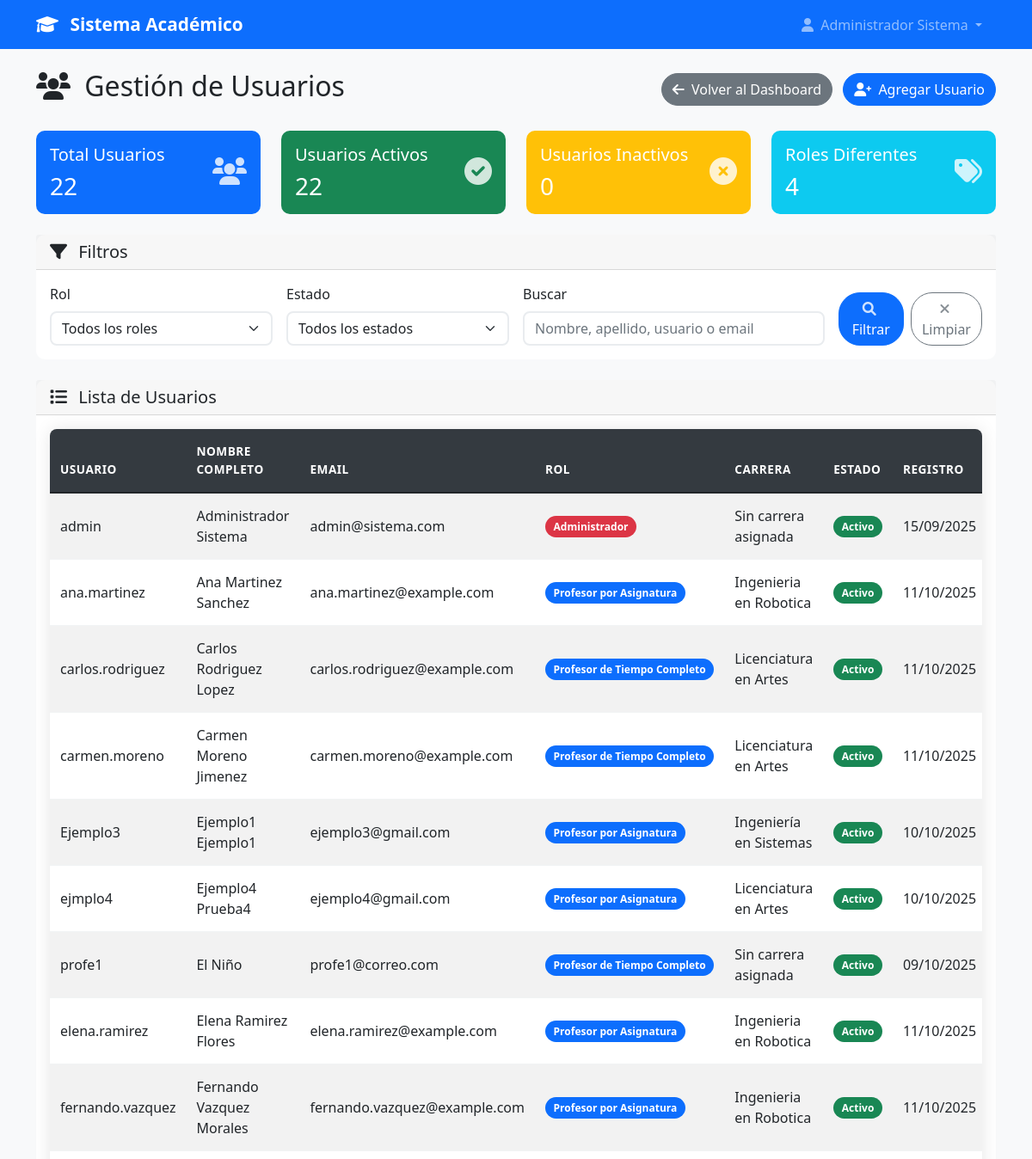
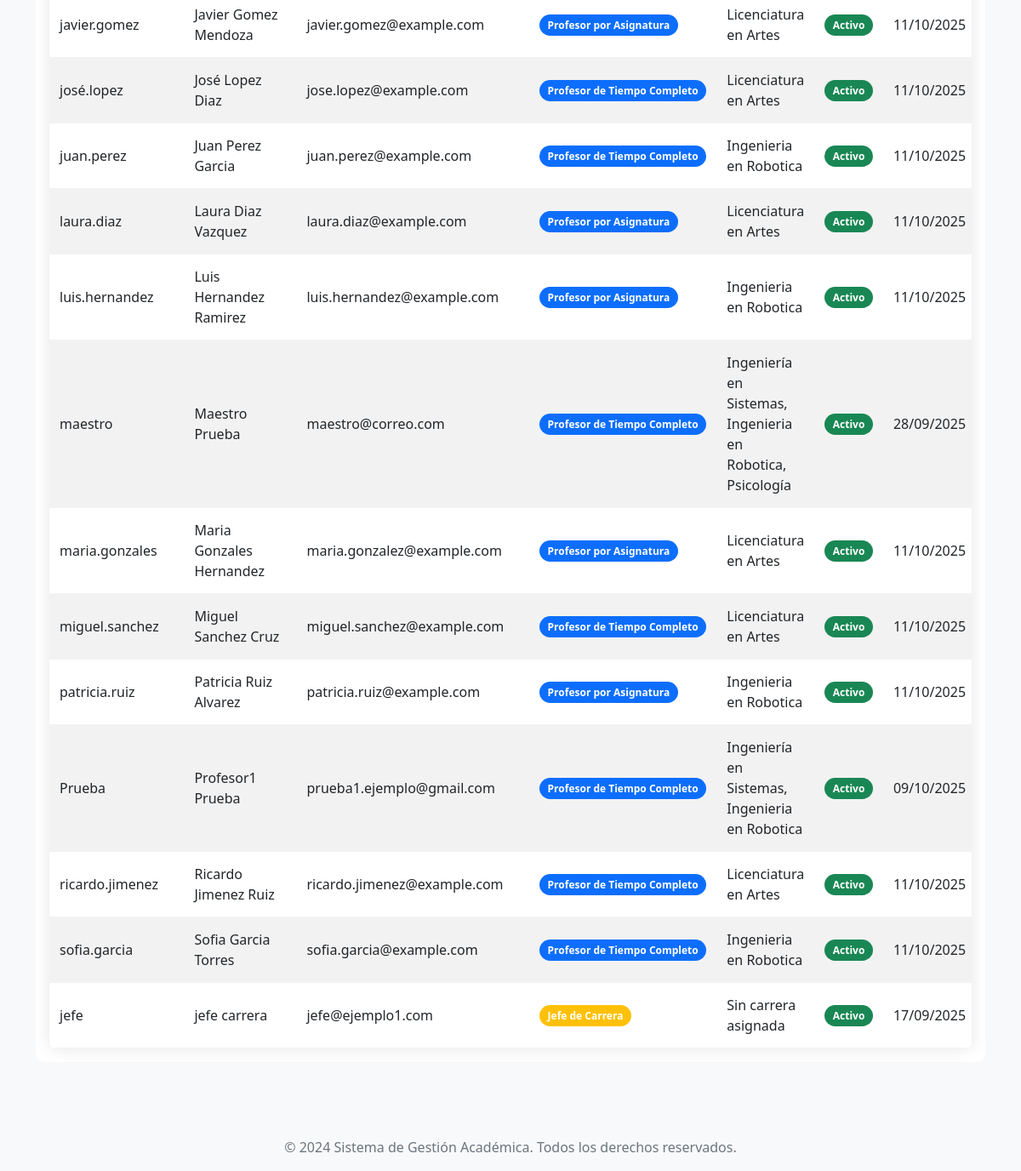
The app's page /admin/usuarios (signed in) with its own data (2 pictures, top to bottom).
### models.py (models this page shows, shortened)
class User(UserMixin, db.Model):
    id = db.Column(db.Integer, primary_key=True)
    username = db.Column(db.String(80), unique=True, nullable=False)
    email = db.Column(db.String(120), unique=True, nullable=False)
    password_hash = db.Column(db.String(120), nullable=False)
    nombre = db.Column(db.String(100), nullable=False)
    apellido = db.Column(db.String(100), nullable=False)
    telefono = db.Column(db.String(20))
    imagen_perfil = db.Column(db.String(200))  # Ruta de la imagen de perfil
    rol = db.Column(db.String(20), nullable=False)
    tipo_profesor = db.Column(db.String(20))
    carreras = db.relationship('Carrera', secondary=user_carreras, backref=db.backref('usuarios', lazy=True))
    materias = db.relationship('Materia', secondary='profesor_materias', backref=db.backref('profesores', lazy=True))
    carrera_id = db.Column(db.Integer, db.ForeignKey('carrera.id'))
    carrera = db.relationship('Carrera', foreign_keys=[carrera_id], backref=db.backref('jefe_carrera', uselist=False))
    fecha_registro = db.Column(db.DateTime, default=datetime.utcnow)
    activo = db.Column(db.Boolean, default=True)
    def get_nombre_completo(self):
        return f"{self.nombre} {self.apellido}"
    def is_admin(self):
        return self.rol == 'admin'
    def get_rol_display(self):
        roles = {
            'admin': 'Administrador',
            'jefe_carrera': 'Jefe de Carrera',
            'profesor_completo': 'Profesor de Tiempo Completo',
            'profesor_asignatura': 'Profesor por Asignatura'
        }
        return roles.get(self.rol, self.rol)
    def get_carrera_nombre(self):
        if not self.carreras:
            return 'Sin carrera asignada'
        if len(self.carreras) == 1:
            return self.carreras[0].nombre
        else:
            return ', '.join([c.nombre for c in self.carreras])

class Carrera(db.Model):
    id = db.Column(db.Integer, primary_key=True)
    nombre = db.Column(db.String(150), nullable=False, unique=True)
    codigo = db.Column(db.String(10), nullable=False, unique=True)  # Ej: "ING-SIS", "MED", etc.
    descripcion = db.Column(db.Text)
    facultad = db.Column(db.String(100))
    activa = db.Column(db.Boolean, default=True)
    fecha_creacion = db.Column(db.DateTime, default=datetime.utcnow)
    creada_por = db.Column(db.Integer, db.ForeignKey('user.id'), nullable=False)
    creador = db.relationship('User', foreign_keys=[creada_por], backref=db.backref('carreras_creadas', lazy=True))

### app.py (the view, shortened to what this page needs)
@app.route('/admin/usuarios')
@login_required
def gestionar_usuarios():
    if not current_user.is_admin():
        flash('No tienes permisos para acceder a esta página.', 'error')
        return redirect(url_for('dashboard'))
    rol_filter = request.args.get('rol', '')
    activo_filter = request.args.get('activo', '')
    busqueda = request.args.get('busqueda', '')
    query = User.query
    if rol_filter:
        if rol_filter == 'profesor':
            query = query.filter(User.rol.in_(['profesor_completo', 'profesor_asignatura']))
        else:
            query = query.filter_by(rol=rol_filter)
    if activo_filter:
        if activo_filter == 'activos':
            query = query.filter_by(activo=True)
        elif activo_filter == 'inactivos':
            query = query.filter_by(activo=False)
    usuarios = query.order_by(User.nombre, User.apellido).all()
    total_usuarios = len(usuarios)
    usuarios_activos = sum(1 for u in usuarios if u.activo)
    usuarios_inactivos = total_usuarios - usuarios_activos
    roles_count = {}
    for usuario in usuarios:
        rol_display = usuario.get_rol_display()
        roles_count[rol_display] = roles_count.get(rol_display, 0) + 1
    return render_template('admin/usuarios.html',
                         usuarios=usuarios,
                         total_usuarios=total_usuarios,
                         usuarios_activos=usuarios_activos,
                         usuarios_inactivos=usuarios_inactivos,
                         roles_count=roles_count,
                         filtros_activos={
                             'rol': rol_filter,
                             'activo': activo_filter,
                             'busqueda': busqueda
                         })

### app.py (called while the page is built)
@login_manager.user_loader
def load_user(user_id):
    return User.query.get(int(user_id))

@app.context_processor
def inject_user_counts():
    if current_user.is_authenticated and current_user.is_admin():
        return dict(
            total_users=User.query.count(),
            total_admins=User.query.filter_by(rol='admin').count(),
            total_jefes=User.query.filter_by(rol='jefe_carrera').count(),
            total_profesores=User.query.filter(User.rol.in_(['profesor_completo', 'profesor_asignatura'])).count()
        )
    return dict()

### templates/admin/usuarios.html (shortened to what this page needs)
{% extends "base.html" %}
{% block content %}
<div class="row">
    <div class="col-12">
        <div class="d-flex justify-content-between align-items-center mb-4">
            <h2>
                <i class="fas fa-users me-2"></i>
                Gestión de Usuarios
            </h2>
            <div>
                <a href="{{ url_for('dashboard') }}" class="btn btn-secondary me-2">
                    <i class="fas fa-arrow-left me-1"></i>
                    Volver al Dashboard
                </a>
                <a href="{{ url_for('agregar_usuario') }}" class="btn btn-primary">
                    <i class="fas fa-user-plus me-1"></i>
                    Agregar Usuario
                </a>
            </div>
        </div>
    </div>
</div>
<div class="row mb-4">
    <div class="col-md-3">
        <div class="card bg-primary text-white">
            <div class="card-body">
                <div class="d-flex align-items-center">
                    <div class="flex-grow-1">
                        <h5 class="card-title">Total Usuarios</h5>
                        <h3 class="mb-0">{{ total_usuarios }}</h3>
                    </div>
                    <div class="flex-shrink-0">
                        <i class="fas fa-users fa-2x"></i>
                    </div>
                </div>
            </div>
        </div>
    </div>
    <div class="col-md-3">
        <div class="card bg-success text-white">
            <div class="card-body">
                <div class="d-flex align-items-center">
                    <div class="flex-grow-1">
                        <h5 class="card-title">Usuarios Activos</h5>
                        <h3 class="mb-0">{{ usuarios_activos }}</h3>
                    </div>
                    <div class="flex-shrink-0">
                        <i class="fas fa-check-circle fa-2x"></i>
                    </div>
                </div>
            </div>
        </div>
    </div>
    <div class="col-md-3">
        <div class="card bg-warning text-white">
            <div class="card-body">
                <div class="d-flex align-items-center">
                    <div class="flex-grow-1">
                        <h5 class="card-title">Usuarios Inactivos</h5>
                        <h3 class="mb-0">{{ usuarios_inactivos }}</h3>
                    </div>
                    <div class="flex-shrink-0">
                        <i class="fas fa-times-circle fa-2x"></i>
                    </div>
                </div>
            </div>
        </div>
    </div>
    <div class="col-md-3">
        <div class="card bg-info text-white">
            <div class="card-body">
                <div class="d-flex align-items-center">
                    <div class="flex-grow-1">
                        <h5 class="card-title">Roles Diferentes</h5>
                        <h3 class="mb-0">{{ roles_count|length }}</h3>
                    </div>
                    <div class="flex-shrink-0">
                        <i class="fas fa-tags fa-2x"></i>
                    </div>
                </div>
            </div>
        </div>
    </div>
</div>
<div class="row mb-4">
    <div class="col-12">
        <div class="card">
            <div class="card-header">
                <h5 class="mb-0">
                    <i class="fas fa-filter me-2"></i>
                    Filtros
                </h5>
            </div>
            <div class="card-body">
                <form method="GET" class="row g-3">
                    <div class="col-md-3">
                        <label for="rol" class="form-label">Rol</label>
                        <select class="form-select" id="rol" name="rol">
                            <option value="">Todos los roles</option>
                        </select>
                    </div>
                    <div class="col-md-3">
                        <label for="activo" class="form-label">Estado</label>
                        <select class="form-select" id="activo" name="activo">
                            <option value="">Todos los estados</option>
                        </select>
                    </div>
                    <div class="col-md-4">
                        <label for="busqueda" class="form-label">Buscar</label>
                        <input type="text" class="form-control" id="busqueda" name="busqueda"
                               placeholder="Nombre, apellido, usuario o email" value="{{ filtros_activos['busqueda'] or '' }}">
                    </div>
                    <div class="col-md-2 d-flex align-items-end gap-2">
                        <button type="submit" class="btn btn-primary">
                            <i class="fas fa-search me-1"></i>
                            Filtrar
                        </button>
                        <a href="{{ url_for('gestionar_usuarios') }}" class="btn btn-outline-secondary">
                            <i class="fas fa-times me-1"></i>
                            Limpiar
                        </a>
                    </div>
                </form>
            </div>
        </div>
    </div>
</div>
<div class="row">
    <div class="col-12">
        <div class="card">
            <div class="card-header">
                <h5 class="mb-0">
                    <i class="fas fa-list me-2"></i>
                    Lista de Usuarios
                </h5>
            </div>
            <div class="card-body">
                {% if usuarios %}
                    <div class="table-responsive">
                        <table class="table table-striped table-hover">
                            <thead class="table-dark">
                                <tr>
                                    <th>Usuario</th>
                                    <th>Nombre Completo</th>
                                    <th>Email</th>
                                    <th>Rol</th>
                                    <th>Carrera</th>
                                    <th>Estado</th>
                                    <th>Registro</th>
                                </tr>
                            </thead>
                            <tbody>
                                {% for usuario in usuarios %}
                                <tr>
                                    <td>{{ usuario.username }}</td>
                                    <td>{{ usuario.get_nombre_completo() }}</td>
                                    <td>{{ usuario.email }}</td>
                                    <td>
                                        <span class="badge bg-{% if usuario.rol == 'admin' %}danger{% elif usuario.rol == 'jefe_carrera' %}warning{% else %}primary{% endif %}">
                                            {{ usuario.get_rol_display() }}
                                        </span>
                                    </td>
                                    <td>{{ usuario.get_carrera_nombre() }}</td>
                                    <td>
                                        {% if usuario.activo %}
                                            <span class="badge bg-success">Activo</span>
                                        {% else %}
                                            <span class="badge bg-danger">Inactivo</span>
                                        {% endif %}
                                    </td>
                                    <td>{{ usuario.fecha_registro.strftime('%d/%m/%Y') }}</td>
                                </tr>
                                {% endfor %}
                            </tbody>
                        </table>
                    </div>
                {% endif %}
            </div>
        </div>
    </div>
</div>
{% endblock %}

### templates/base.html (shortened to what this page needs)
<!DOCTYPE html>
<html lang="es">
<head>
    <link href="https://cdn.jsdelivr.net/npm/bootstrap@5.1.3/dist/css/bootstrap.min.css" rel="stylesheet">
    <link rel="stylesheet" href="https://cdnjs.cloudflare.com/ajax/libs/font-awesome/6.0.0/css/all.min.css">
    <link rel="stylesheet" href="{{ url_for('static', filename='css/style.css') }}">
</head>
<body>
    <nav class="navbar navbar-expand-lg navbar-dark bg-primary">
        <div class="container">
            <a class="navbar-brand" href="{{ url_for('index') }}">
                <i class="fas fa-graduation-cap me-2"></i>
                Sistema Académico
            </a>
            <div class="collapse navbar-collapse" id="navbarNav">
                <ul class="navbar-nav ms-auto">
                    {% if current_user.is_authenticated %}
                        <li class="nav-item dropdown">
                            <a class="nav-link dropdown-toggle" href="#" id="navbarDropdown" role="button" data-bs-toggle="dropdown">
                                <i class="fas fa-user me-1"></i>
                                {{ current_user.get_nombre_completo() }}
                            </a>
                        </li>
                    {% endif %}
                </ul>
            </div>
        </div>
    </nav>
    <main class="py-4">
        <div class="container">
            {% block content %}{% endblock %}
        </div>
    </main>
    <footer class="bg-light text-center py-3 mt-5">
        <div class="container">
            <p class="text-muted mb-0">&copy; 2024 Sistema de Gestión Académica. Todos los derechos reservados.</p>
        </div>
    </footer>
</body>
</html>

### static/css/style.css (style rules this page uses)
.table-responsive { border-radius: 8px; overflow: hidden; box-shadow: 0 0 20px rgba(0, 0, 0, 0.1); }
.table { margin-bottom: 0; background-color: white; }
.table thead th { background-color: #343a40; color: white; border: none; font-weight: 600; text-transform: uppercase; font-size: 0.85rem; letter-spacing: 0.5px; padding: 1rem 0.75rem; position: sticky; top: 0; z-index: 10; }
.table tbody tr { transition: all 0.2s ease; border-bottom: 1px solid #f1f3f4; }
.table td { padding: 0.875rem 0.75rem; vertical-align: middle; border: none; }
.table .badge { font-size: 0.75rem; padding: 0.4rem 0.6rem; }
body { font-family: 'Segoe UI', Tahoma, Geneva, Verdana, sans-serif; background-color: #f8f9fa; }
.navbar-brand { font-weight: bold; font-size: 1.3rem; }
.card { transition: transform 0.2s ease-in-out, box-shadow 0.2s ease-in-out; border: none; border-radius: 10px; }
.btn { border-radius: 25px; font-weight: 500; transition: all 0.3s ease; }
.form-control, .form-select { border-radius: 8px; border: 2px solid #e9ecef; transition: border-color 0.3s ease; }
.card-body i { opacity: 0.8; }
footer { margin-top: auto; }
.card { animation: fadeIn 0.5s ease-out; }
.badge { border-radius: 15px; padding: 0.5rem 1rem; }
.card .btn { transition: all 0.2s ease; }
.navbar .nav-link.dropdown-toggle { position: relative; transition: all 0.3s ease; border-radius: 8px; padding: 0.5rem 1rem !important; }
.navbar .nav-link.dropdown-toggle::before { content: ''; position: absolute; top: 0; left: 0; right: 0; bottom: 0; background: linear-gradient(45deg, transparent 30%, rgba(255, 255, 255, 0.2) 50%, transparent 70%); opacity: 0; transition: opacity 0.3s ease; border-radius: 8px; pointer-events: none; }

### records on screen
User: get_nombre_completo "Administrador Sistema", username "admin", email "admin@sistema.com", rol "Administrador", get_carrera_nombre "Sin carrera asignada", activo "Activo", fecha_registro "15/09/2025"
User: username "ana.martinez", get_nombre_completo "Ana Martinez Sanchez", email "ana.martinez@example.com", rol "Profesor por Asignatura", get_carrera_nombre "Ingenieria en Robotica", activo "Activo", fecha_registro "11/10/2025"
User: username "carlos.rodriguez", get_nombre_completo "Carlos Rodriguez Lopez", email "carlos.rodriguez@example.com", rol "Profesor de Tiempo Completo", get_carrera_nombre "Licenciatura en Artes", activo "Activo", fecha_registro "11/10/2025"
User: username "carmen.moreno", get_nombre_completo "Carmen Moreno Jimenez", email "carmen.moreno@example.com", rol "Profesor de Tiempo Completo", get_carrera_nombre "Licenciatura en Artes", activo "Activo", fecha_registro "11/10/2025"
User: username "Ejemplo3", get_nombre_completo "Ejemplo1 Ejemplo1", email "ejemplo3@gmail.com", rol "Profesor por Asignatura", get_carrera_nombre "Ingeniería en Sistemas", activo "Activo", fecha_registro "10/10/2025"
User: username "ejmplo4", get_nombre_completo "Ejemplo4 Prueba4", email "ejemplo4@gmail.com", rol "Profesor por Asignatura", get_carrera_nombre "Licenciatura en Artes", activo "Activo", fecha_registro "10/10/2025"
User: username "profe1", get_nombre_completo "El Niño", email "profe1@correo.com", rol "Profesor de Tiempo Completo", get_carrera_nombre "Sin carrera asignada", activo "Activo", fecha_registro "09/10/2025"
User: username "elena.ramirez", get_nombre_completo "Elena Ramirez Flores", email "elena.ramirez@example.com", rol "Profesor por Asignatura", get_carrera_nombre "Ingenieria en Robotica", activo "Activo", fecha_registro "11/10/2025"
User: username "fernando.vazquez", get_nombre_completo "Fernando Vazquez Morales", email "fernando.vazquez@example.com", rol "Profesor por Asignatura", get_carrera_nombre "Ingenieria en Robotica", activo "Activo", fecha_registro "11/10/2025"
User: username "javier.gomez", get_nombre_completo "Javier Gomez Mendoza", email "javier.gomez@example.com", rol "Profesor por Asignatura", get_carrera_nombre "Licenciatura en Artes", activo "Activo", fecha_registro "11/10/2025"
User: username "josé.lopez", get_nombre_completo "José Lopez Diaz", email "jose.lopez@example.com", rol "Profesor de Tiempo Completo", get_carrera_nombre "Licenciatura en Artes", activo "Activo", fecha_registro "11/10/2025"
User: username "juan.perez", get_nombre_completo "Juan Perez Garcia", email "juan.perez@example.com", rol "Profesor de Tiempo Completo", get_carrera_nombre "Ingenieria en Robotica", activo "Activo", fecha_registro "11/10/2025"
User: username "laura.diaz", get_nombre_completo "Laura Diaz Vazquez", email "laura.diaz@example.com", rol "Profesor por Asignatura", get_carrera_nombre "Licenciatura en Artes", activo "Activo", fecha_registro "11/10/2025"
User: username "luis.hernandez", get_nombre_completo "Luis Hernandez Ramirez", email "luis.hernandez@example.com", rol "Profesor por Asignatura", get_carrera_nombre "Ingenieria en Robotica", activo "Activo", fecha_registro "11/10/2025"
User: username "maestro", get_nombre_completo "Maestro Prueba", email "maestro@correo.com", rol "Profesor de Tiempo Completo", get_carrera_nombre "Ingeniería en Sistemas, Ingenieria en Robotica, Psicología", activo "Activo", fecha_registro "28/09/2025"
User: username "maria.gonzales", get_nombre_completo "Maria Gonzales Hernandez", email "maria.gonzalez@example.com", rol "Profesor por Asignatura", get_carrera_nombre "Licenciatura en Artes", activo "Activo", fecha_registro "11/10/2025"
User: username "miguel.sanchez", get_nombre_completo "Miguel Sanchez Cruz", email "miguel.sanchez@example.com", rol "Profesor de Tiempo Completo", get_carrera_nombre "Licenciatura en Artes", activo "Activo", fecha_registro "11/10/2025"
User: username "patricia.ruiz", get_nombre_completo "Patricia Ruiz Alvarez", email "patricia.ruiz@example.com", rol "Profesor por Asignatura", get_carrera_nombre "Ingenieria en Robotica", activo "Activo", fecha_registro "11/10/2025"
User: username "Prueba", get_nombre_completo "Profesor1 Prueba", email "prueba1.ejemplo@gmail.com", rol "Profesor de Tiempo Completo", get_carrera_nombre "Ingeniería en Sistemas, Ingenieria en Robotica", activo "Activo", fecha_registro "09/10/2025"
User: username "ricardo.jimenez", get_nombre_completo "Ricardo Jimenez Ruiz", email "ricardo.jimenez@example.com", rol "Profesor de Tiempo Completo", get_carrera_nombre "Licenciatura en Artes", activo "Activo", fecha_registro "11/10/2025"
User: username "sofia.garcia", get_nombre_completo "Sofia Garcia Torres", email "sofia.garcia@example.com", rol "Profesor de Tiempo Completo", get_carrera_nombre "Ingenieria en Robotica", activo "Activo", fecha_registro "11/10/2025"
User: username "jefe", get_nombre_completo "jefe carrera", email "jefe@ejemplo1.com", rol "Jefe de Carrera", get_carrera_nombre "Sin carrera asignada", activo "Activo", fecha_registro "17/09/2025"

### other values on screen
{{ total_usuarios }} "22"
{{ usuarios_activos }} "22"
{{ usuarios_inactivos }} "0"
{{ roles_count|length }} "4"
